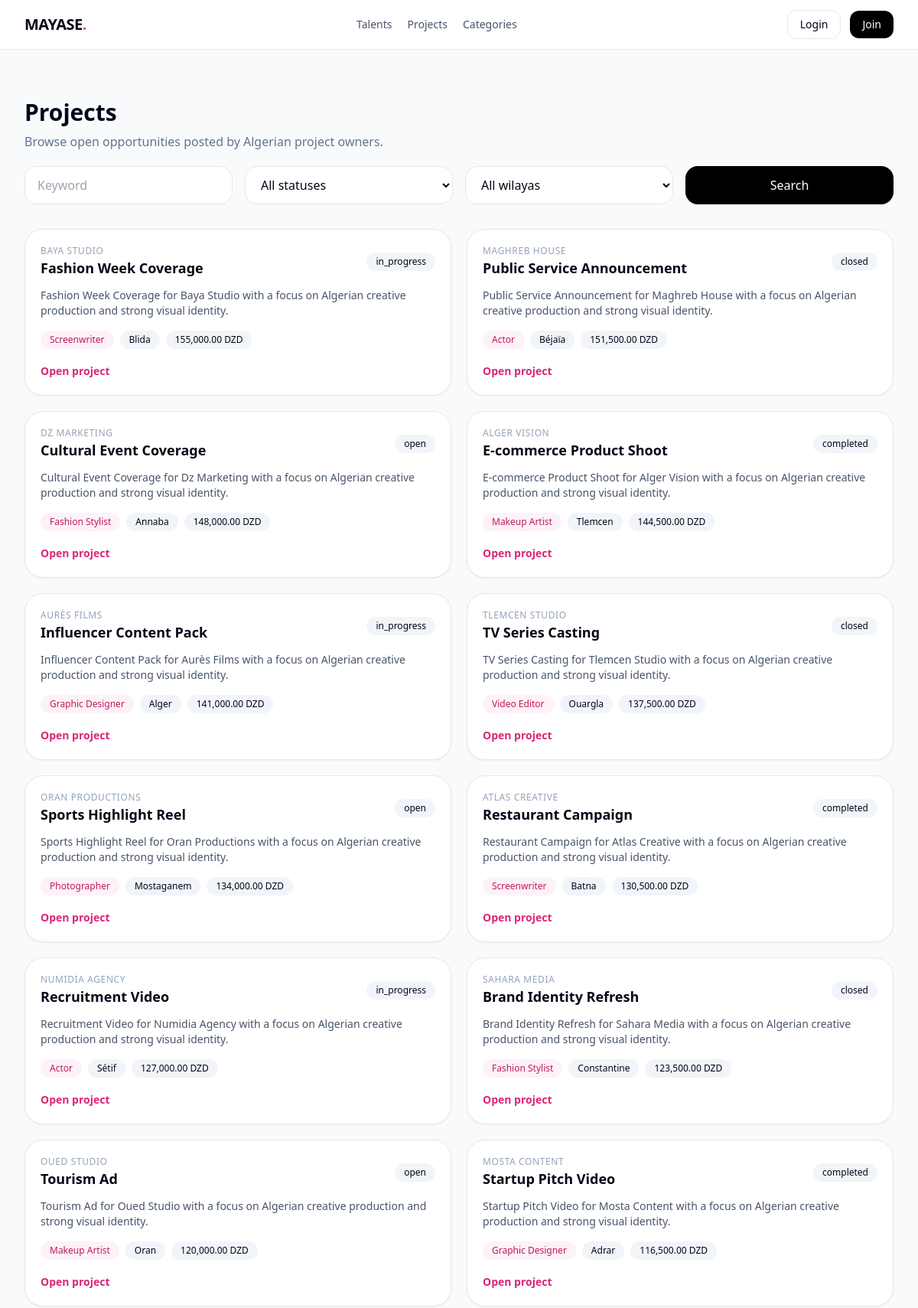
The app's page /os/index.php?page=projects (upper part) with its own data.
### tables this page shows
CREATE TABLE `projects` (
  `id` INT UNSIGNED NOT NULL AUTO_INCREMENT,
  `client_id` INT UNSIGNED NOT NULL,
  `title` VARCHAR(190) NOT NULL,
  `description` TEXT NOT NULL,
  `category_id` INT UNSIGNED DEFAULT NULL,
  `required_roles` VARCHAR(255) DEFAULT NULL,
  `wilaya` VARCHAR(60) NOT NULL,
  `budget` DECIMAL(12,2) NOT NULL DEFAULT 0.00,
  `deadline` DATE DEFAULT NULL,
  `status` ENUM('open','closed','in_progress','completed') NOT NULL DEFAULT 'open',
  `created_at` TIMESTAMP NOT NULL DEFAULT CURRENT_TIMESTAMP,
  `updated_at` TIMESTAMP NOT NULL DEFAULT CURRENT_TIMESTAMP ON UPDATE CURRENT_TIMESTAMP,
  PRIMARY KEY (`id`),
  KEY `idx_projects_client` (`client_id`),
  KEY `idx_projects_category` (`category_id`),
  KEY `idx_projects_status` (`status`),
  KEY `idx_projects_wilaya` (`wilaya`),
  CONSTRAINT `fk_projects_client` FOREIGN KEY (`client_id`) REFERENCES `clients`(`id`) ON DELETE CASCADE ON UPDATE CASCADE,
  CONSTRAINT `fk_projects_category` FOREIGN KEY (`category_id`) REFERENCES `categories`(`id`) ON DELETE SET NULL ON UPDATE CASCADE
);

CREATE TABLE `clients` (
  `id` INT UNSIGNED NOT NULL AUTO_INCREMENT,
  `user_id` INT UNSIGNED NOT NULL,
  `company_name` VARCHAR(190) NOT NULL,
  `wilaya` VARCHAR(60) NOT NULL,
  `company_bio` TEXT DEFAULT NULL,
  `subscription_status` ENUM('trial','active','expired') NOT NULL DEFAULT 'trial',
  `trial_ends_at` DATE DEFAULT NULL,
  `subscription_ends_at` DATE DEFAULT NULL,
  `status` ENUM('pending','approved','rejected') NOT NULL DEFAULT 'approved',
  `created_at` TIMESTAMP NOT NULL DEFAULT CURRENT_TIMESTAMP,
  `updated_at` TIMESTAMP NOT NULL DEFAULT CURRENT_TIMESTAMP ON UPDATE CURRENT_TIMESTAMP,
  PRIMARY KEY (`id`),
  UNIQUE KEY `uniq_clients_user_id` (`user_id`),
  UNIQUE KEY `uniq_clients_company_name` (`company_name`),
  KEY `idx_clients_wilaya` (`wilaya`),
  KEY `idx_clients_subscription_status` (`subscription_status`),
  CONSTRAINT `fk_clients_user` FOREIGN KEY (`user_id`) REFERENCES `users`(`id`) ON DELETE CASCADE ON UPDATE CASCADE
);

CREATE TABLE `categories` (
  `id` INT UNSIGNED NOT NULL AUTO_INCREMENT,
  `name` VARCHAR(80) NOT NULL,
  `slug` VARCHAR(80) NOT NULL,
  `created_at` TIMESTAMP NOT NULL DEFAULT CURRENT_TIMESTAMP,
  `updated_at` TIMESTAMP NOT NULL DEFAULT CURRENT_TIMESTAMP ON UPDATE CURRENT_TIMESTAMP,
  PRIMARY KEY (`id`),
  UNIQUE KEY `uniq_categories_name` (`name`),
  UNIQUE KEY `uniq_categories_slug` (`slug`)
);

### os/index.php (the view, shortened to what this page needs)
<?php
function e(?string $value): string {
    return htmlspecialchars((string)$value, ENT_QUOTES | ENT_SUBSTITUTE, 'UTF-8');
}
function url(string $page, array $params = []): string {
    $query = array_merge(['page' => $page], $params);
    return '?' . http_build_query($query);
}
class Database {
    private static ?PDO $instance = null;
    public static function connect(): PDO {
        if (self::$instance instanceof PDO) {
            return self::$instance;
        }
        $dsn = sprintf('mysql:host=%s;dbname=%s;charset=%s', DB_HOST, DB_NAME, DB_CHARSET);
        self::$instance = new PDO($dsn, DB_USER, DB_PASS, [
            PDO::ATTR_ERRMODE => PDO::ERRMODE_EXCEPTION,
            PDO::ATTR_DEFAULT_FETCH_MODE => PDO::FETCH_ASSOC,
            PDO::ATTR_EMULATE_PREPARES => false,
        ]);
        return self::$instance;
    }
    public static function pdo(): PDO {
        return self::connect();
    }
}
class Project {
    public static function search(array $filters = [], int $limit = 24): array {
        $sql = "SELECT p.*, c.company_name, c.wilaya AS client_wilaya, cat.name AS category_name
                FROM projects p
                JOIN clients c ON c.id = p.client_id
                LEFT JOIN categories cat ON cat.id = p.category_id
                WHERE 1=1";
        $params = [];
        $sql .= " ORDER BY p.id DESC LIMIT " . (int)$limit;
        $stmt = Database::pdo()->prepare($sql);
        $stmt->execute($params);
        return $stmt->fetchAll();
    }
}
class Auth {
    public static function currentUser(): ?array {
        return null;
    }
}
function nav_notifications(?array $user): int {
    return $user ? NotificationManager::unreadCount((int)$user['id']) : 0;
}
function render_header(string $title, ?array $user): void {
    $unread = nav_notifications($user);
    echo '<!doctype html><html lang="en"><head><meta charset="utf-8"><meta name="viewport" content="width=device-width, initial-scale=1">';
    echo '<script src="https://cdn.tailwindcss.com"></script>';
    echo '</head><body class="bg-slate-50 text-slate-950">';
    echo '<div class="min-h-screen">';
    echo '<header class="sticky top-0 z-50 border-b bg-white/95 backdrop-blur">';
    echo '<div class="max-w-7xl mx-auto px-4 sm:px-6 lg:px-8">';
    echo '<div class="h-16 flex items-center justify-between gap-4">';
    echo '<a href="' . e(url('home')) . '" class="font-black text-xl tracking-tight">' . e(APP_NAME) . '<span class="text-pink-500">.</span></a>';
    echo '<nav class="hidden md:flex items-center gap-5 text-sm text-slate-600">';
    echo '<a href="' . e(url('talents')) . '">Talents</a>';
    echo '<a href="' . e(url('projects')) . '">Projects</a>';
    echo '<a href="' . e(url('categories')) . '">Categories</a>';
    echo '</nav>';
    echo '<div class="flex items-center gap-3">';
    if ($user) {
        echo '<a class="relative px-3 py-2 rounded-xl border" href="' . e(url('notifications')) . '">Notifications';
        if ($unread > 0) echo '<span class="ml-2 inline-flex items-center justify-center rounded-full bg-pink-500 px-2 py-0.5 text-[11px] text-white">' . (int)$unread . '</span>';
        echo '</a>';
        echo '<span class="hidden sm:inline text-sm text-slate-500">' . e($user['full_name']) . '</span>';
        echo '<form method="post" class="inline">';
        echo Security::csrfField();
        echo '<input type="hidden" name="action" value="logout">';
        echo '<button class="px-4 py-2 rounded-xl bg-black text-white text-sm">Logout</button>';
        echo '</form>';
    } else {
        echo '<a class="px-4 py-2 rounded-xl border text-sm" href="' . e(url('login')) . '">Login</a>';
        echo '<a class="px-4 py-2 rounded-xl bg-black text-white text-sm" href="' . e(url('register')) . '">Join</a>';
    }
    echo '</div></div></div></header>';
    echo '<div class="max-w-7xl mx-auto px-4 sm:px-6 lg:px-8">';
    if ($user) {
        $role = $user['role'];
        echo '<div class="flex gap-6">';
        echo '<aside id="sidebar" class="fixed lg:sticky top-16 left-0 z-40 w-72 h-[calc(100vh-4rem)] -translate-x-full lg:translate-x-0 transition-transform bg-white border-r lg:border rounded-r-3xl lg:rounded-3xl p-4 overflow-y-auto">';
        echo '<div class="text-xs uppercase tracking-widest text-slate-400 mb-3">Navigation</div>';
        $menu = [
            ['Dashboard', url('dashboard')],
            ['Talents', url('talents')],
            ['Projects', url('projects')],
            ['Notifications', url('notifications')],
        ];
        if (in_array($role, ['super_admin','agent'], true)) {
            $menu[] = ['Admin Panel', url('dashboard', ['section' => 'overview'])];
        }
        if ($role === 'project_owner') {
            $menu[] = ['My Projects', url('dashboard')];
            $menu[] = ['Browse Talents', url('talents')];
            $menu[] = ['Requests', url('dashboard', ['section' => 'requests'])];
        }
        if ($role === 'talent') {
            $menu[] = ['My Profile', url('dashboard')];
            $menu[] = ['Applications', url('dashboard')];
            $menu[] = ['Portfolio', url('dashboard')];
        }
        foreach ($menu as $m) {
            echo '<a class="block px-4 py-3 rounded-2xl hover:bg-slate-100 mb-2" href="' . e($m[1]) . '">' . e($m[0]) . '</a>';
        }
        echo '<div class="mt-6 rounded-3xl bg-pink-50 p-4">';
        echo '<div class="text-sm font-semibold">' . e(Settings::get('site_tagline', 'Discover Talent. Create Opportunities.')) . '</div>';
        echo '<div class="text-xs text-slate-500 mt-2">Algerian creative mediation platform.</div>';
        echo '</div>';
        echo '</aside>';
        echo '<main class="flex-1 min-w-0 lg:pl-0 pt-6 pb-20">';
    } else {
        echo '<main class="pt-8 pb-20">';
    }
}
function render_footer(): void {
    echo '</main></div></div>';
    echo '</body></html>';
}
function project_card(array $p): void {
    echo '<div class="rounded-3xl border bg-white p-5 shadow-sm">';
    echo '<div class="flex items-center justify-between gap-4">';
    echo '<div><div class="text-xs uppercase tracking-wider text-slate-400">' . e($p['company_name']) . '</div><h3 class="font-bold text-lg">' . e($p['title']) . '</h3></div>';
    echo '<div class="text-xs px-3 py-1 rounded-full bg-slate-100">' . e($p['status']) . '</div>';
    echo '</div>';
    echo '<p class="text-sm text-slate-600 mt-3">' . e($p['description']) . '</p>';
    echo '<div class="mt-4 flex flex-wrap gap-2 text-xs">';
    echo '<span class="px-3 py-1 rounded-full bg-pink-50 text-pink-700">' . e($p['category_name'] ?? 'General') . '</span>';
    echo '<span class="px-3 py-1 rounded-full bg-slate-100">' . e($p['wilaya']) . '</span>';
    echo '<span class="px-3 py-1 rounded-full bg-slate-100">' . e(number_format((float)$p['budget'], 2)) . ' DZD</span>';
    echo '</div>';
    echo '<div class="mt-4"><a href="' . e(url('project', ['id' => $p['id']])) . '" class="text-pink-600 text-sm font-semibold">Open project</a></div>';
    echo '</div>';
}
function render_projects_page(): void {
    $filters = [
        'status' => $_GET['status'] ?? '',
        'wilaya' => $_GET['wilaya'] ?? '',
        'q' => $_GET['q'] ?? '',
    ];
    $projects = Project::search($filters, 36);
    echo '<section class="py-8">';
    echo '<div class="flex items-end justify-between gap-4 mb-5"><div><h1 class="text-3xl font-black">Projects</h1><p class="text-slate-500 mt-2">Browse open opportunities posted by Algerian project owners.</p></div></div>';
    echo '<form class="grid md:grid-cols-4 gap-4 mb-8">';
    echo '<input name="q" value="' . e((string)$filters['q']) . '" placeholder="Keyword" class="rounded-2xl border px-4 py-3 bg-white">';
    echo '<select name="status" class="rounded-2xl border px-4 py-3 bg-white"><option value="">All statuses</option>';
    echo '</select>';
    echo '<select name="wilaya" class="rounded-2xl border px-4 py-3 bg-white"><option value="">All wilayas</option>';
    echo '</select>';
    echo '<button class="rounded-2xl bg-black text-white px-5 py-3">Search</button>';
    echo '</form>';
    echo '<div class="grid lg:grid-cols-2 gap-5">';
    foreach ($projects as $p) project_card($p);
    echo '</div></section>';
}
function page_title(string $page): string {
    return match ($page) {
        'home' => APP_NAME,
        'dashboard' => 'Dashboard',
        'talents' => 'Talents',
        'projects' => 'Projects',
        'login' => 'Login',
        'register' => 'Register',
        'talent' => 'Talent Profile',
        'project' => 'Project',
        'notifications' => 'Notifications',
        'forgot-password' => 'Password Reset',
        'reset-password' => 'Set New Password',
        default => APP_NAME,
    };
}
$user = Auth::currentUser();
$page = $_GET['page'] ?? ($user ? 'dashboard' : 'home');
render_header(page_title((string)$page), $user);
switch ($page) {
    case 'projects':
        render_projects_page();
        break;
}
render_footer();

### os/index.php (style rules this page uses)
body { font-feature-settings:"ss01" 1,"ss02" 1; }

### records on screen
projects: client.company_name "BAYA STUDIO", title "Fashion Week Coverage", status "in_progress", description "Fashion Week Coverage for Baya Studio with a focus on Algerian creative production and strong visual identity.", category.name "Screenwriter", wilaya "Blida", budget "155,000.00"
projects: client.company_name "MAGHREB HOUSE", title "Public Service Announcement", status "closed", description "Public Service Announcement for Maghreb House with a focus on Algerian creative production and strong visual identity.", category.name "Actor", wilaya "Béjaïa", budget "151,500.00"
projects: client.company_name "DZ MARKETING", title "Cultural Event Coverage", status "open", description "Cultural Event Coverage for Dz Marketing with a focus on Algerian creative production and strong visual identity.", category.name "Fashion Stylist", wilaya "Annaba", budget "148,000.00"
projects: client.company_name "ALGER VISION", title "E-commerce Product Shoot", status "completed", description "E-commerce Product Shoot for Alger Vision with a focus on Algerian creative production and strong visual identity.", category.name "Makeup Artist", wilaya "Tlemcen", budget "144,500.00"
projects: client.company_name "AURÈS FILMS", title "Influencer Content Pack", status "in_progress", description "Influencer Content Pack for Aurès Films with a focus on Algerian creative production and strong visual identity.", category.name "Graphic Designer", wilaya "Alger", budget "141,000.00"
projects: client.company_name "TLEMCEN STUDIO", title "TV Series Casting", status "closed", description "TV Series Casting for Tlemcen Studio with a focus on Algerian creative production and strong visual identity.", category.name "Video Editor", wilaya "Ouargla", budget "137,500.00"
projects: client.company_name "ORAN PRODUCTIONS", title "Sports Highlight Reel", status "open", description "Sports Highlight Reel for Oran Productions with a focus on Algerian creative production and strong visual identity.", category.name "Photographer", wilaya "Mostaganem", budget "134,000.00"
projects: client.company_name "ATLAS CREATIVE", title "Restaurant Campaign", status "completed", description "Restaurant Campaign for Atlas Creative with a focus on Algerian creative production and strong visual identity.", category.name "Screenwriter", wilaya "Batna", budget "130,500.00"
projects: client.company_name "NUMIDIA AGENCY", title "Recruitment Video", status "in_progress", description "Recruitment Video for Numidia Agency with a focus on Algerian creative production and strong visual identity.", category.name "Actor", wilaya "Sétif", budget "127,000.00"
projects: client.company_name "SAHARA MEDIA", title "Brand Identity Refresh", status "closed", description "Brand Identity Refresh for Sahara Media with a focus on Algerian creative production and strong visual identity.", category.name "Fashion Stylist", wilaya "Constantine", budget "123,500.00"
projects: client.company_name "OUED STUDIO", title "Tourism Ad", status "open", description "Tourism Ad for Oued Studio with a focus on Algerian creative production and strong visual identity.", category.name "Makeup Artist", wilaya "Oran", budget "120,000.00"
projects: client.company_name "MOSTA CONTENT", title "Startup Pitch Video", status "completed", description "Startup Pitch Video for Mosta Content with a focus on Algerian creative production and strong visual identity.", category.name "Graphic Designer", wilaya "Adrar", budget "116,500.00"

### other values on screen
APP_NAME "MAYASE"
